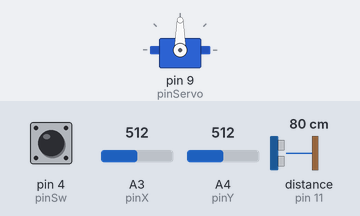
Bench run of a sketch on a simulated Arduino Uno, built with avr-gcc and run on an emulated ATmega328P. On the bench: servo. Wiring (inferred from the names in the program): ultrasonic range finder: trigger pin 12; echo pin 11. The test bench sets the inputs (shaded band); at power-on: pin 4 (pinSw) HIGH, A4 (pinY) = 512, A3 (pinX) = 512, distance to the obstacle (sensor on pin 11) 80 cm. The echo pulse lasts 58.3 µs per cm; what the sketch prints to the serial monitor is not drawn.

Above: at 1.2 s.
1.3 s: pin 4 (pinSw) pulled LOW for 3.2 s
At 3.8 s:
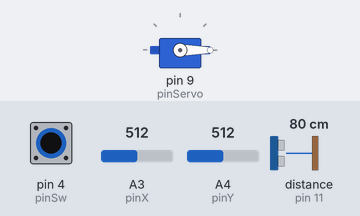
At 4.7 s:
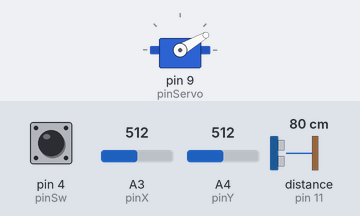
9.4 s: A4 (pinY) set to 716
11.4 s: A3 (pinX) set to 716
At 12.9 s:
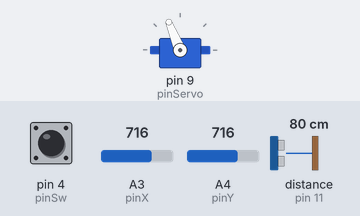
Timing chart, 0 to 14.4 s (numbered marks = the images above; inputs shaded):
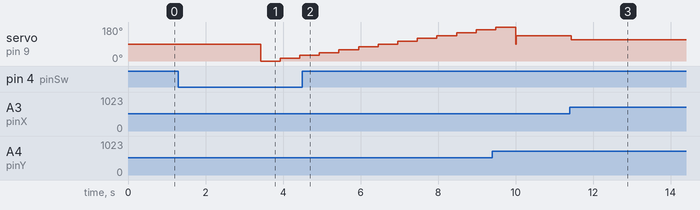

The sketch:

zy1.ino
```cpp
#include <Servo.h>

int Trig = 12, Echo = 11;    // 超声波模块引脚
int pinServo = 9;            // 舵机引脚
int pinX = A3, pinY = A4;    // 摇杆X、Y
int pinSw = 4;               // 摇杆按钮

bool fastMode = true;   // 100ms模式 (true) / 1s模式 (false)
bool scanMode = false;  // 扫描模式
unsigned long pressStart = 0;  // 记录按键时间
Servo myServo;

// **超声波测距函数**
int ceJuli() {
  digitalWrite(Trig, HIGH);
  delayMicroseconds(10);
  digitalWrite(Trig, LOW);
  return pulseIn(Echo, HIGH) / 58; // 计算距离
}

void setup() {
  pinMode(Trig, OUTPUT);
  pinMode(Echo, INPUT);
  pinMode(pinSw, INPUT_PULLUP);
  Serial.begin(9600);

  myServo.attach(pinServo);
  myServo.write(90);
}

void loop() {
  int resultX = analogRead(pinX) - 512;
  int resultY = analogRead(pinY) - 512;
  int buttonState = digitalRead(pinSw);

  // **计算角度**
  float angle = atan2(resultY, resultX) * 180.0 / PI;
  angle = map(angle, -180, 180, 0, 180);

  if (angle >= 0 && angle <= 180) {
    myServo.write(angle);
    Serial.print("角度: ");
    Serial.println(angle);
  } else {
    Serial.println("角度超出范围");
  }

  // **检测按钮状态**
  if (buttonState == LOW) {
    if (pressStart == 0) pressStart = millis(); // 记录按下时间

    if (millis() - pressStart >= 2000) {  // **长按 ≥ 2s 进入扫描模式**
      scanMode = true;
      Serial.println("进入扫描模式");
      pressStart = 0;
    }
  } else {
    if (pressStart > 0 && millis() - pressStart < 2000) {  // **短按切换模式**
      fastMode = !fastMode;
      Serial.print("切换测量模式: ");
      Serial.println(fastMode ? "快速 (100ms)" : "慢速 (1s)");
    }
    pressStart = 0;
  }

  // **扫描模式**
  if (scanMode) {
    for (int scanAngle = 0; scanAngle <= 180; scanAngle += 15) {
      myServo.write(scanAngle);
      delay(500);
      int distance = ceJuli();
      Serial.print("扫描角度: ");
      Serial.print(scanAngle);
      Serial.print("°, 距离: ");
      Serial.print(distance);
      Serial.println(" cm");
    }
    Serial.println("扫描结束，返回原始位置");
    myServo.write(angle);
    scanMode = false;
  } else {
    // **普通模式**
    int distance = ceJuli();
    Serial.print("当前角度: ");
    Serial.print(angle);
    Serial.print("°, 距离: ");
    Serial.print(distance);
    Serial.println(" cm");

    delay(fastMode ? 100 : 1000);
  }
}
```

Measured:
- after the input at 1.3 s, servo on pin 9 (pinServo): 90° → 0° after 2.1 s, → 15° 0.51 s later, → 30° 0.51 s later, → 45° 0.51 s later, … (12 changes in this stretch)
- after the input at 11.4 s, servo on pin 9 (pinServo): 135° → 112° at once
